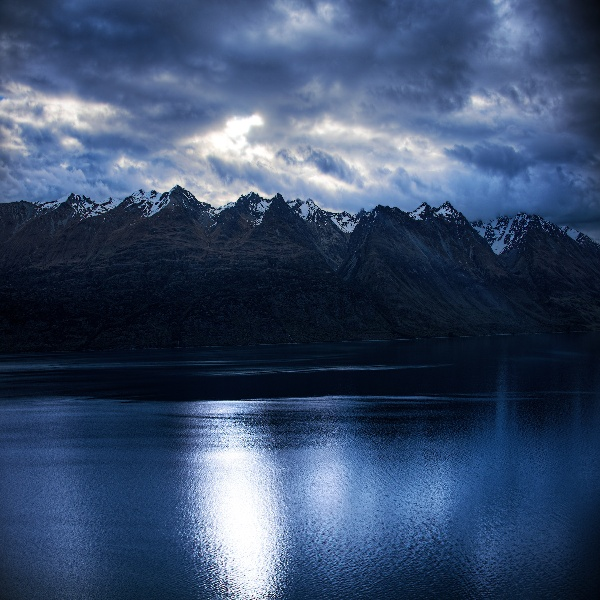
#> input picture histogram/testimage.jpg, 600 x 600 px
$ python color_histogram.py --image testimage.jpg
#> lines starting #> are read from the running program, lines starting #| are printed output that depends on the picture
# color_histogram.py

import argparse
import cv2
import numpy
import matplotlib.pyplot as plt
ap = argparse.ArgumentParser()
ap.add_argument("-i", "--image", required=True, help="Path To Image")
args = vars(ap.parse_args())
print(args)
image = cv2.imread(args['image'])
#> image is the input picture: shape (600, 600, 3); mean B, G, R 106.6, 76.1, 57.2
chans = cv2.split(image)
colors = ("b", "g", "r")
plt.title("Colorfull histogram")
plt.xlabel("Bins")
plt.ylabel("# of pixel")
cv2.imshow("Image", image)
for (chan, color) in zip(chans, colors):
    hist = cv2.calcHist(chan, [0], None, [256], [0, 256])
    plt.plot(hist)
    plt.xlim([0, 256])
#> this loop made 3 passes
#> color on passes 1 to 3: 'b', 'g', 'r'
plt.show()
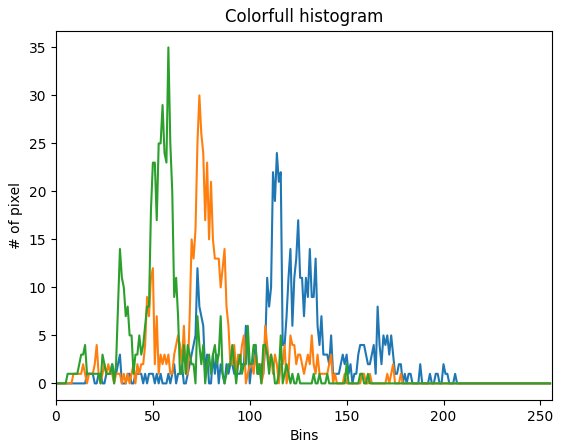
#> figure drawn by matplotlib, 1 panel; curve peaks at x = 114, y = 24; curve peaks at x = 74, y = 30; curve peaks at x = 58, y = 35
cv2.waitKey(0)
